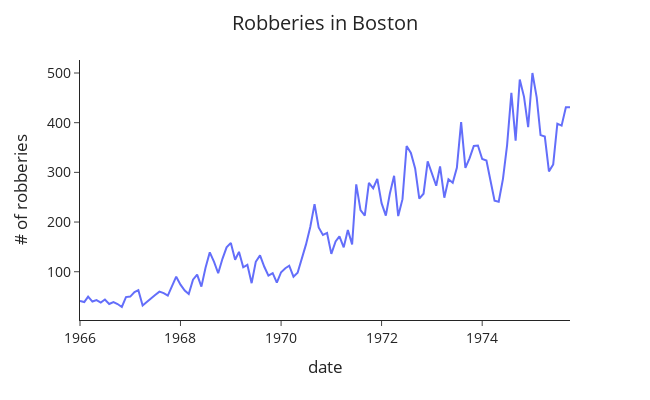

The cell this chart's notebook holds for it:
### Markdown cell above
## Robberies in Boston time series

### Code cell
plt_ts("Robberies in Boston", robberies_in_boston, x="Month",y="Count",x_label="date",y_label="# of robberies")

### Figure 1 — Plotly figure (JSON) as saved in the notebook; plotly's stock layout.template omitted (floating-point values rounded to 4 significant figures)
{"data": [{"hovertemplate": "date=%{x}<br># of robberies=%{y}<extra></extra>", "legendgroup": "", "line": {"color": "#636efa", "dash": "solid"}, "marker": {"symbol": "circle"}, "mode": "lines", "name": "", "orientation": "v", "showlegend": false, "type": "scatter", "x": ["1966-01", "1966-02", "1966-03", "1966-04", "1966-05", "1966-06", "1966-07", "1966-08", "1966-09", "1966-10", "1966-11", "1966-12", "1967-01", "1967-02", "1967-03", "1967-04", "1967-05", "1967-06", "1967-07", "1967-08", "1967-09", "1967-10", "1967-11", "1967-12", "1968-01", "1968-02", "1968-03", "1968-04", "1968-05", "1968-06", "1968-07", "1968-08", "1968-09", "1968-10", "1968-11", "1968-12", "1969-01", "1969-02", "1969-03", "1969-04", "1969-05", "1969-06", "1969-07", "1969-08", "1969-09", "1969-10", "1969-11", "1969-12", "1970-01", "1970-02", "1970-03", "1970-04", "1970-05", "1970-06", "1970-07", "1970-08", "1970-09", "1970-10", "1970-11", "1970-12", "1971-01", "1971-02", "1971-03", "1971-04", "1971-05", "1971-06", "1971-07", "1971-08", "1971-09", "1971-10", "1971-11", "1971-12", "1972-01", "1972-02", "1972-03", "1972-04", "1972-05", "1972-06", "1972-07", "1972-08", "1972-09", "1972-10", "1972-11", "1972-12", "1973-01", "1973-02", "1973-03", "1973-04", "1973-05", "1973-06", "1973-07", "1973-08", "1973-09", "1973-10", "1973-11", "1973-12", "1974-01", "1974-02", "1974-03", "1974-04", "1974-05", "1974-06", "1974-07", "1974-08", "1974-09", "1974-10", "1974-11", "1974-12", "1975-01", "1975-02", "1975-03", "1975-04", "1975-05", "1975-06", "1975-07", "1975-08", "1975-09", "1975-10"], "xaxis": "x", "y": [41, 39, 50, 40, 43, 38, 44, 35, 39, 35, 29, 49, 50, 59, 63, 32, 39, 47, 53, 60, 57, 52, 70, 90, 74, 62, 55, 84, 94, 70, 108, 139, 120, 97, 126, 149, 158, 124, 140, 109, 114, 77, 120, 133, 110, 92, 97, 78, 99, 107, 112, 90, 98, 125, 155, 190, 236, 189, 174, 178, 136, 161, 171, 149, 184, 155, 276, 224, 213, 279, 268, 287, 238, 213, 257, 293, 212, 246, 353, 339, 308, 247, 257, 322, 298, 273, 312, 249, 286, 279, 309, 401, 309, 328, 353, 354, 327, 324, 285, 243, 241, 287, 355, 460, 364, 487, 452, 391, 500, 451, 375, 372, 302, 316, 398, 394, 431, 431], "yaxis": "y"}], "layout": {"font": {"size": 14}, "height": 400, "legend": {"tracegroupgap": 0}, "margin": {"t": 60}, "title": {"text": "Robberies in Boston", "x": 0.5}, "width": 650, "xaxis": {"anchor": "y", "domain": [0, 1], "title": {"text": "date"}}, "yaxis": {"anchor": "x", "domain": [0, 1], "title": {"text": "# of robberies"}}}}
